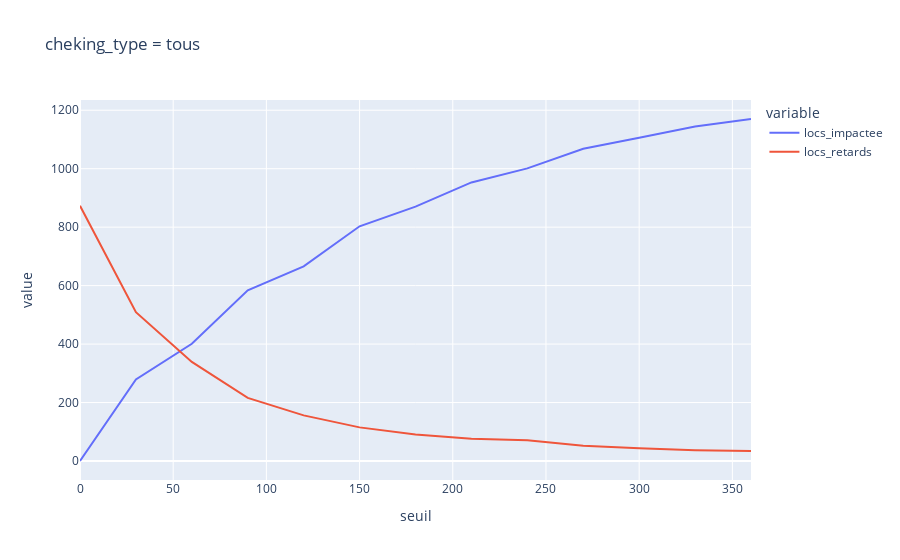

Notebook source saved alongside this figure:
### Code cell
# En fct de chaque seuil, potentiellement : le nombre de locations impactées et les retards couverts  

fig = px.line(df_impacts_seuil, y = ["locs_impactee", "locs_retards"], x="seuil", labels=df_cnt.index, title="cheking_type = tous")
fig.show()

### Figure 1 — Plotly figure (JSON) as saved in the notebook; plotly's stock layout.template omitted (floating-point values rounded to 4 significant figures)
{"data": [{"hovertemplate": "variable=locs_impactee<br>seuil=%{x}<br>value=%{y}<extra></extra>", "legendgroup": "locs_impactee", "line": {"color": "#636efa", "dash": "solid"}, "marker": {"symbol": "circle"}, "mode": "lines", "name": "locs_impactee", "orientation": "v", "showlegend": true, "type": "scatter", "x": [0, 30, 60, 90, 120, 150, 180, 210, 240, 270, 300, 330, 360], "xaxis": "x", "y": [0, 279, 401, 584, 666, 803, 870, 953, 1001, 1068, 1106, 1144, 1170], "yaxis": "y"}, {"hovertemplate": "variable=locs_retards<br>seuil=%{x}<br>value=%{y}<extra></extra>", "legendgroup": "locs_retards", "line": {"color": "#EF553B", "dash": "solid"}, "marker": {"symbol": "circle"}, "mode": "lines", "name": "locs_retards", "orientation": "v", "showlegend": true, "type": "scatter", "x": [0, 30, 60, 90, 120, 150, 180, 210, 240, 270, 300, 330, 360], "xaxis": "x", "y": [873, 509, 339, 216, 156, 115, 91, 76, 71, 52, 44, 37, 34], "yaxis": "y"}], "layout": {"legend": {"title": {"text": "variable"}, "tracegroupgap": 0}, "title": {"text": "cheking_type = tous"}, "xaxis": {"anchor": "y", "domain": [0, 1], "title": {"text": "seuil"}}, "yaxis": {"anchor": "x", "domain": [0, 1], "title": {"text": "value"}}}}
